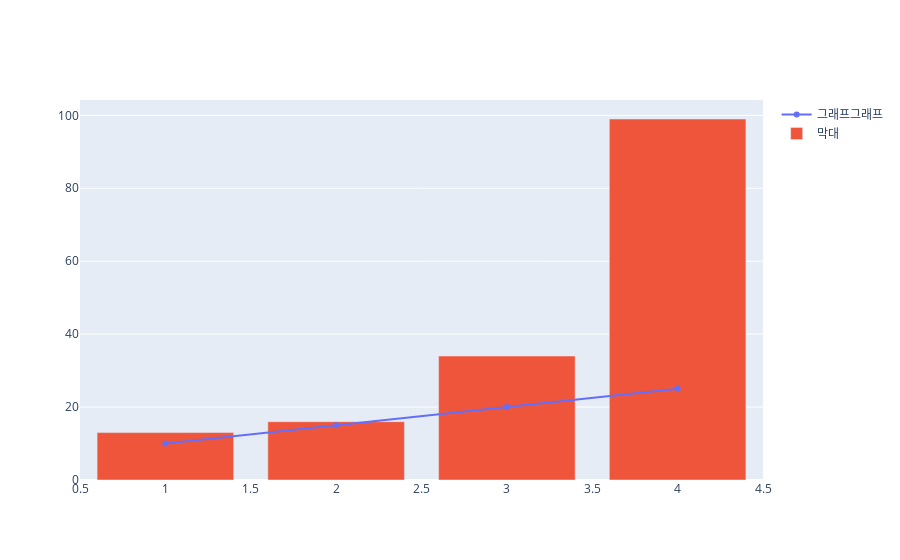

The notebook cell saved with this chart:
### Code cell
fig.show()

### Figure 1 — Plotly figure (JSON) as saved in the notebook; plotly's stock layout.template omitted (floating-point values rounded to 4 significant figures)
{"data": [{"mode": "lines+markers", "name": "그래프그래프", "type": "scatter", "x": [1, 2, 3, 4], "y": [10, 15, 20, 25]}, {"name": "막대", "type": "bar", "x": [1, 2, 3, 4], "y": [13, 16, 34, 99]}], "layout": {}}
